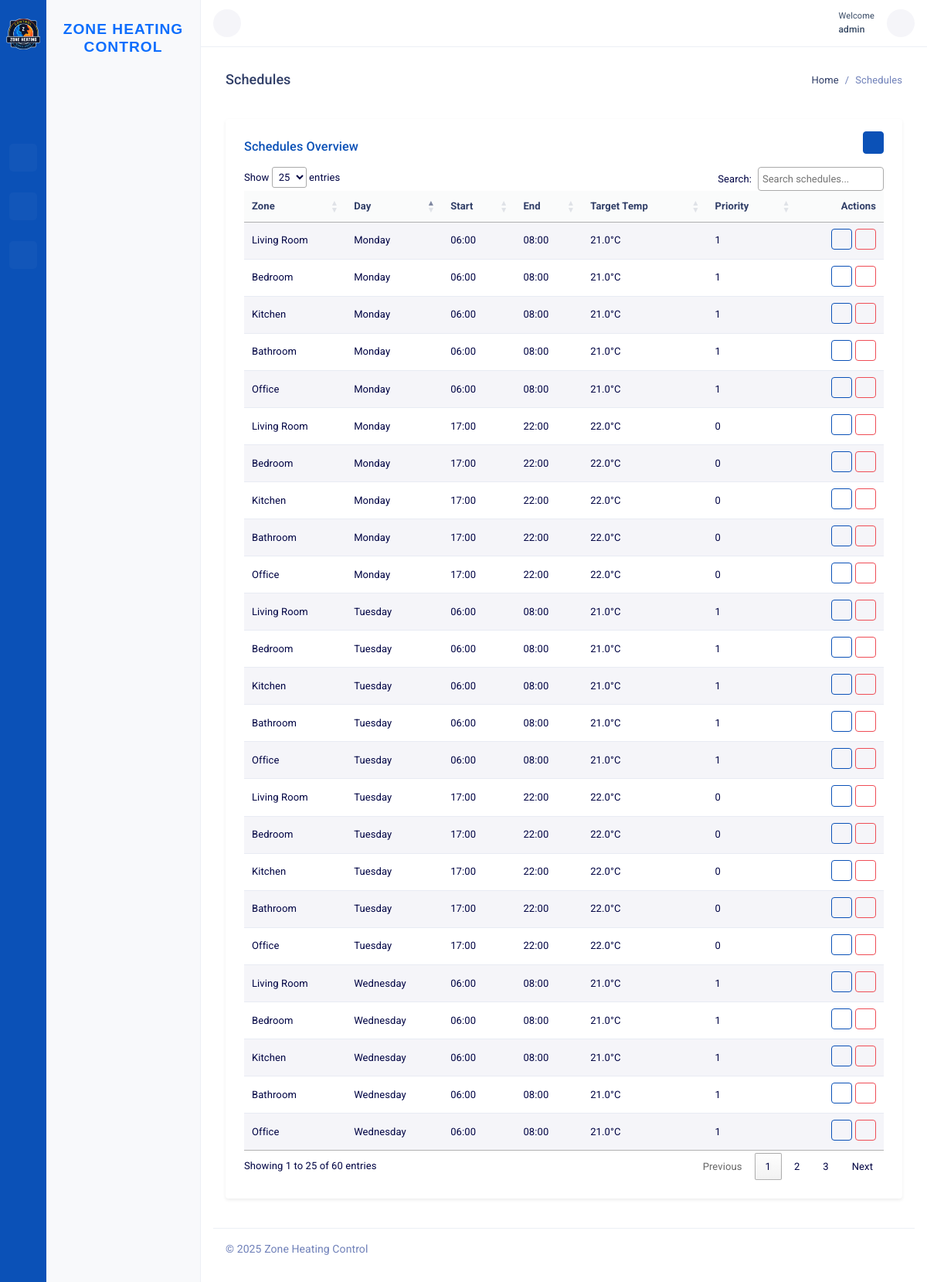
The app's page /schedules/ (signed in) with its own data.
### controller/models.py (models this page shows, shortened)
class Schedule(models.Model):
    zone = models.ForeignKey(Zone, on_delete=models.CASCADE)
    day_of_week = models.IntegerField(
        choices=[
            (0, "Monday"),
            (1, "Tuesday"),
            (2, "Wednesday"),
            (3, "Thursday"),
            (4, "Friday"),
            (5, "Saturday"),
            (6, "Sunday"),
        ]
    )
    start_time = models.TimeField()
    end_time = models.TimeField()
    target_temperature = models.FloatField()
    priority = models.PositiveIntegerField(default=0)
    class Meta:
        ordering = ["priority", "start_time"]
        unique_together = (
            "zone",
            "day_of_week",
            "start_time",
            "end_time",
        )

class Zone(models.Model):
    name = models.CharField(max_length=100)
    pin = models.PositiveIntegerField(unique=True, null=True, blank=True)
    current_temperature = models.FloatField(default=20.0)

### controller/views.py (the view)
# urls.py: path('schedules/', ScheduleListView.as_view(), name='schedule_list'),
class ScheduleListView(ListView):
    model = Schedule
    template_name = "controller/schedules.html"
    context_object_name = "schedules"
    def get_queryset(self):
        return Schedule.objects.all().order_by('day_of_week', 'start_time')
    def get_context_data(self, **kwargs):
        context = super().get_context_data(**kwargs)
        zones = Zone.objects.all()
        context.update({
            "zones": zones,
            "form": ScheduleForm(),
            "page_title": "Schedules",
            "breadcrumbs": [
                {"name": "Home", "url": "/", "active": False},
                {"name": "Schedules", "url": None, "active": True},
            ]
        })
        return context

### core/context_processors.py (called while the page is built, shortened)
def sidebar_tabs(request):
    if not request.user.is_authenticated:
        return {"SIDEBAR_TABS": []}
    tabs = []
    resolver_match = getattr(request, "resolver_match", None)
    current_url_name = resolver_match.url_name if resolver_match else None
    for tab in SIDEBAR_TABS:
        tab_copy = tab.copy()
        tab_copy["is_active"] = False
        links_copy = []
        for link in tab_copy.get("links", []):
            link_copy = link.copy()
            link_copy["is_active"] = False
            if link.get("url_name") == current_url_name:
                link_copy["is_active"] = True
                tab_copy["is_active"] = True
            children_copy = []
            links_copy.append(link_copy)
        tab_copy["links"] = links_copy
        tabs.append(tab_copy)
    return {"SIDEBAR_TABS": tabs}

### controller/templates/controller/schedules.html (shortened to what this page needs)
{% extends 'controller/base_controller.html' %}
{% load static %}
{% block content_dashboard %}
<div class="container-fluid py-4">
    <div class="card shadow-sm border-0">
        <div class="card-header bg-transparent border-0 pt-3 pb-2 px-4 d-inline-flex justify-content-between align-items-center">
            <h5 class="fw-semibold mb-0 text-primary">Schedules Overview</h5>
            <a href="{% url 'controller:schedule_create' %}" class="btn btn-primary btn-sm d-flex align-items-center p-2">
                <i class="ti ti-plus"></i>
            </a>
        </div>
        <div class="card-body pt-2 px-4 pb-4">
            <div class="table-responsive">
                <table id="schedulesTable" class="table table-hover table-striped align-middle mb-0 nowrap" style="width:100%">
                    <thead class="table-light">
                        <tr>
                            <th>Zone</th>
                            <th>Day</th>
                            <th>Start</th>
                            <th>End</th>
                            <th>Target Temp</th>
                            <th>Priority</th>
                            <th class="text-end">Actions</th>
                        </tr>
                    </thead>
                    <tbody>
                        {% for sched in schedules %}
                        <tr>
                            <td>{{ sched.zone.name }}</td>
                            <td data-order="{{ sched.day_of_week }}">{{ sched.get_day_of_week_display }}</td>
                            <td>{{ sched.start_time|time:"H:i" }}</td>
                            <td>{{ sched.end_time|time:"H:i" }}</td>
                            <td>{{ sched.target_temperature }}°C</td>
                            <td>{{ sched.priority }}</td>
                            <td class="text-end">
                                <div class="d-inline-flex align-items-center gap-1 flex-wrap">
                                    <a href="{% url 'controller:schedule_update' sched.id %}" class="btn btn-sm btn-outline-primary mb-1">
                                        <i class="ti ti-edit"></i>
                                    </a>
                                    <button type="button"
                                            class="btn btn-sm btn-outline-danger mb-1"
                                            data-bs-toggle="modal"
                                            data-bs-target="#deleteModal"
                                            data-schedule-id="{{ sched.id }}"
                                            data-schedule-zone="{{ sched.zone.name }}"
                                            data-schedule-day="{{ sched.get_day_of_week_display }}"
                                            data-schedule-start="{{ sched.start_time|time:'H:i' }}"
                                            data-schedule-end="{{ sched.end_time|time:'H:i' }}"
                                            data-schedule-temp="{{ sched.target_temperature }}">
                                        <i class="ti ti-trash"></i>
                                    </button>
                                </div>
                            </td>
                        </tr>
                        {% empty %}
                        <tr>
                            <td colspan="7" class="text-center py-4 text-muted">No schedules yet.</td>
                        </tr>
                        {% endfor %}
                    </tbody>
                </table>
            </div>
        </div>
    </div>
</div>
{% endblock %}

### core/templates/includes/topbar.html (shortened to what this page needs)
{% load static %}
{% load i18n %}
<div class="topbar">
    <nav class="navbar-custom" id="navbar-custom">
        <ul class="list-unstyled topbar-nav float-end mb-0">
            {% if request.user.is_authenticated %}
            <li class="dropdown">
                <a class="nav-link dropdown-toggle nav-user" data-bs-toggle="dropdown" href="#" role="button"
                    aria-haspopup="false" aria-expanded="false">
                    <div class="d-flex align-items-center">
                        <div>
                            <small class="d-block font-11">{% trans 'Welcome' %}</small>
                            <span class="d-block fw-semibold font-12">
                                {{ request.user.get_full_name|default:request.user.username }}
                                <i class="mdi mdi-chevron-down"></i>
                            </span>
                        </div>
                    </div>
                </a>
            </li>
            <li class="dropdown">
                <a class="nav-link arrow-none nav-icon"
                href="{% url 'core:settings' %}"
                role="button"
                aria-label="Settings">
                    <i class="ti ti-settings"></i>
                </a>
            </li>
            {% endif %}
        </ul>
        <ul class="list-unstyled topbar-nav mb-0">
            <li>
                <button class="nav-link button-menu-mobile nav-icon" id="togglemenu">
                    <i class="ti ti-menu-2"></i>
                </button>
            </li>
        </ul>
    </nav>
</div>

### records on screen
Schedule: zone.name "Living Room", day_of_week "Monday", start_time "06:00", end_time "08:00", target_temperature "21.0", priority "1"
Schedule: zone.name "Bedroom", day_of_week "Monday", start_time "06:00", end_time "08:00", target_temperature "21.0", priority "1"
Schedule: zone.name "Kitchen", day_of_week "Monday", start_time "06:00", end_time "08:00", target_temperature "21.0", priority "1"
Schedule: zone.name "Bathroom", day_of_week "Monday", start_time "06:00", end_time "08:00", target_temperature "21.0", priority "1"
Schedule: zone.name "Office", day_of_week "Monday", start_time "06:00", end_time "08:00", target_temperature "21.0", priority "1"
Schedule: zone.name "Living Room", day_of_week "Monday", start_time "17:00", end_time "22:00", target_temperature "22.0", priority "0"
Schedule: zone.name "Bedroom", day_of_week "Monday", start_time "17:00", end_time "22:00", target_temperature "22.0", priority "0"
Schedule: zone.name "Kitchen", day_of_week "Monday", start_time "17:00", end_time "22:00", target_temperature "22.0", priority "0"
Schedule: zone.name "Bathroom", day_of_week "Monday", start_time "17:00", end_time "22:00", target_temperature "22.0", priority "0"
Schedule: zone.name "Office", day_of_week "Monday", start_time "17:00", end_time "22:00", target_temperature "22.0", priority "0"
Schedule: zone.name "Living Room", day_of_week "Tuesday", start_time "06:00", end_time "08:00", target_temperature "21.0", priority "1"
Schedule: zone.name "Bedroom", day_of_week "Tuesday", start_time "06:00", end_time "08:00", target_temperature "21.0", priority "1"
Schedule: zone.name "Kitchen", day_of_week "Tuesday", start_time "06:00", end_time "08:00", target_temperature "21.0", priority "1"
Schedule: zone.name "Bathroom", day_of_week "Tuesday", start_time "06:00", end_time "08:00", target_temperature "21.0", priority "1"
Schedule: zone.name "Office", day_of_week "Tuesday", start_time "06:00", end_time "08:00", target_temperature "21.0", priority "1"
Schedule: zone.name "Living Room", day_of_week "Tuesday", start_time "17:00", end_time "22:00", target_temperature "22.0", priority "0"
Schedule: zone.name "Bedroom", day_of_week "Tuesday", start_time "17:00", end_time "22:00", target_temperature "22.0", priority "0"
Schedule: zone.name "Kitchen", day_of_week "Tuesday", start_time "17:00", end_time "22:00", target_temperature "22.0", priority "0"
Schedule: zone.name "Bathroom", day_of_week "Tuesday", start_time "17:00", end_time "22:00", target_temperature "22.0", priority "0"
Schedule: zone.name "Office", day_of_week "Tuesday", start_time "17:00", end_time "22:00", target_temperature "22.0", priority "0"
Schedule: zone.name "Living Room", day_of_week "Wednesday", start_time "06:00", end_time "08:00", target_temperature "21.0", priority "1"
Schedule: zone.name "Bedroom", day_of_week "Wednesday", start_time "06:00", end_time "08:00", target_temperature "21.0", priority "1"
Schedule: zone.name "Kitchen", day_of_week "Wednesday", start_time "06:00", end_time "08:00", target_temperature "21.0", priority "1"
Schedule: zone.name "Bathroom", day_of_week "Wednesday", start_time "06:00", end_time "08:00", target_temperature "21.0", priority "1"
Schedule: zone.name "Office", day_of_week "Wednesday", start_time "06:00", end_time "08:00", target_temperature "21.0", priority "1"

### other values on screen
{{ request.user.get_full_name|default:request.user.username }} "admin"
{{ crumb.name }} "Home"
{{ crumb.name }} "Schedules"
{{ page_title }} "Schedules"
